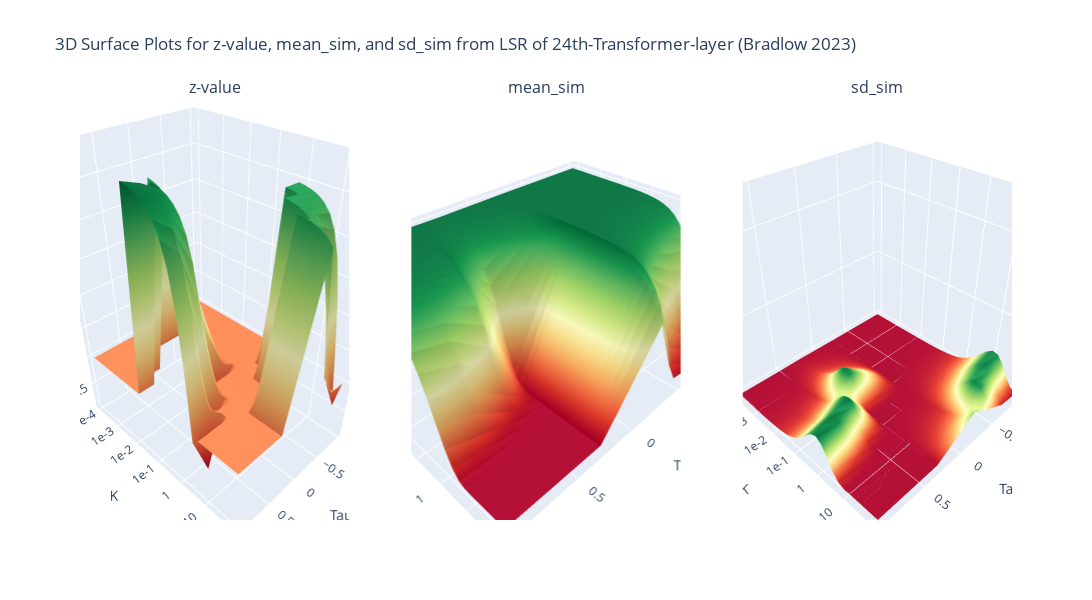

Notebook source saved alongside this figure:
### Code cell
plot_gridsearch_result(results)

### Figure 1 — Plotly figure (JSON) as saved in the notebook; plotly's stock layout.template omitted (floating-point values rounded to 4 significant figures; data arrays with more than 128 entries replaced by an {"elided": "..."} marker saying what was removed)
{"data": [{"colorscale": [[0, "rgb(165,0,38)"], [0.1, "rgb(215,48,39)"], [0.2, "rgb(244,109,67)"], [0.3, "rgb(253,174,97)"], [0.4, "rgb(254,224,139)"], [0.5, "rgb(255,255,191)"], [0.6, "rgb(217,239,139)"], [0.7, "rgb(166,217,106)"], [0.8, "rgb(102,189,99)"], [0.9, "rgb(26,152,80)"], [1, "rgb(0,104,55)"]], "scene": "scene", "showscale": false, "type": "surface", "x": {"elided": "31x8 float values"}, "y": {"elided": "31x8 float values"}, "z": {"elided": "31x8 float values"}}, {"colorscale": [[0, "rgb(165,0,38)"], [0.1, "rgb(215,48,39)"], [0.2, "rgb(244,109,67)"], [0.3, "rgb(253,174,97)"], [0.4, "rgb(254,224,139)"], [0.5, "rgb(255,255,191)"], [0.6, "rgb(217,239,139)"], [0.7, "rgb(166,217,106)"], [0.8, "rgb(102,189,99)"], [0.9, "rgb(26,152,80)"], [1, "rgb(0,104,55)"]], "scene": "scene2", "showscale": false, "type": "surface", "x": {"elided": "31x8 float values"}, "y": {"elided": "31x8 float values"}, "z": {"elided": "31x8 float values"}}, {"colorscale": [[0, "rgb(165,0,38)"], [0.1, "rgb(215,48,39)"], [0.2, "rgb(244,109,67)"], [0.3, "rgb(253,174,97)"], [0.4, "rgb(254,224,139)"], [0.5, "rgb(255,255,191)"], [0.6, "rgb(217,239,139)"], [0.7, "rgb(166,217,106)"], [0.8, "rgb(102,189,99)"], [0.9, "rgb(26,152,80)"], [1, "rgb(0,104,55)"]], "scene": "scene3", "showscale": false, "type": "surface", "x": {"elided": "31x8 float values"}, "y": {"elided": "31x8 float values"}, "z": {"elided": "31x8 float values"}}], "layout": {"annotations": [{"font": {"size": 16}, "showarrow": false, "text": "z-value", "x": 0.1444, "xanchor": "center", "xref": "paper", "y": 1, "yanchor": "bottom", "yref": "paper"}, {"font": {"size": 16}, "showarrow": false, "text": "mean_sim", "x": 0.5, "xanchor": "center", "xref": "paper", "y": 1, "yanchor": "bottom", "yref": "paper"}, {"font": {"size": 16}, "showarrow": false, "text": "sd_sim", "x": 0.8556, "xanchor": "center", "xref": "paper", "y": 1, "yanchor": "bottom", "yref": "paper"}], "coloraxis": {"showscale": false}, "height": 600, "scene": {"domain": {"x": [0, 0.2889], "y": [0, 1]}, "xaxis": {"title": {"text": "Tau"}}, "yaxis": {"ticktext": ["1e-4", "1e-3", "1e-2", "1e-1", "1", "10"], "tickvals": [0.0001, 0.001, 0.01, 0.1, 1, 10], "title": {"text": "K"}, "type": "log"}, "zaxis": {"title": {"text": "Z-Value"}}}, "scene2": {"domain": {"x": [0.3556, 0.6444], "y": [0, 1]}, "xaxis": {"title": {"text": "Tau"}}, "yaxis": {"ticktext": ["1e-4", "1e-3", "1e-2", "1e-1", "1", "10"], "tickvals": [0.0001, 0.001, 0.01, 0.1, 1, 10], "title": {"text": "K"}, "type": "log"}, "zaxis": {"title": {"text": "Mean-Sim"}}}, "scene3": {"domain": {"x": [0.7111, 1], "y": [0, 1]}, "xaxis": {"title": {"text": "Tau"}}, "yaxis": {"ticktext": ["1e-4", "1e-3", "1e-2", "1e-1", "1", "10"], "tickvals": [0.0001, 0.001, 0.01, 0.1, 1, 10], "title": {"text": "K"}, "type": "log"}, "zaxis": {"range": [0, 0.5], "title": {"text": "SD-Sim"}}}, "showlegend": false, "title": {"text": "3D Surface Plots for z-value, mean_sim, and sd_sim from LSR of 24th-Transformer-layer (Bradlow 2023)"}, "width": 1700}}
